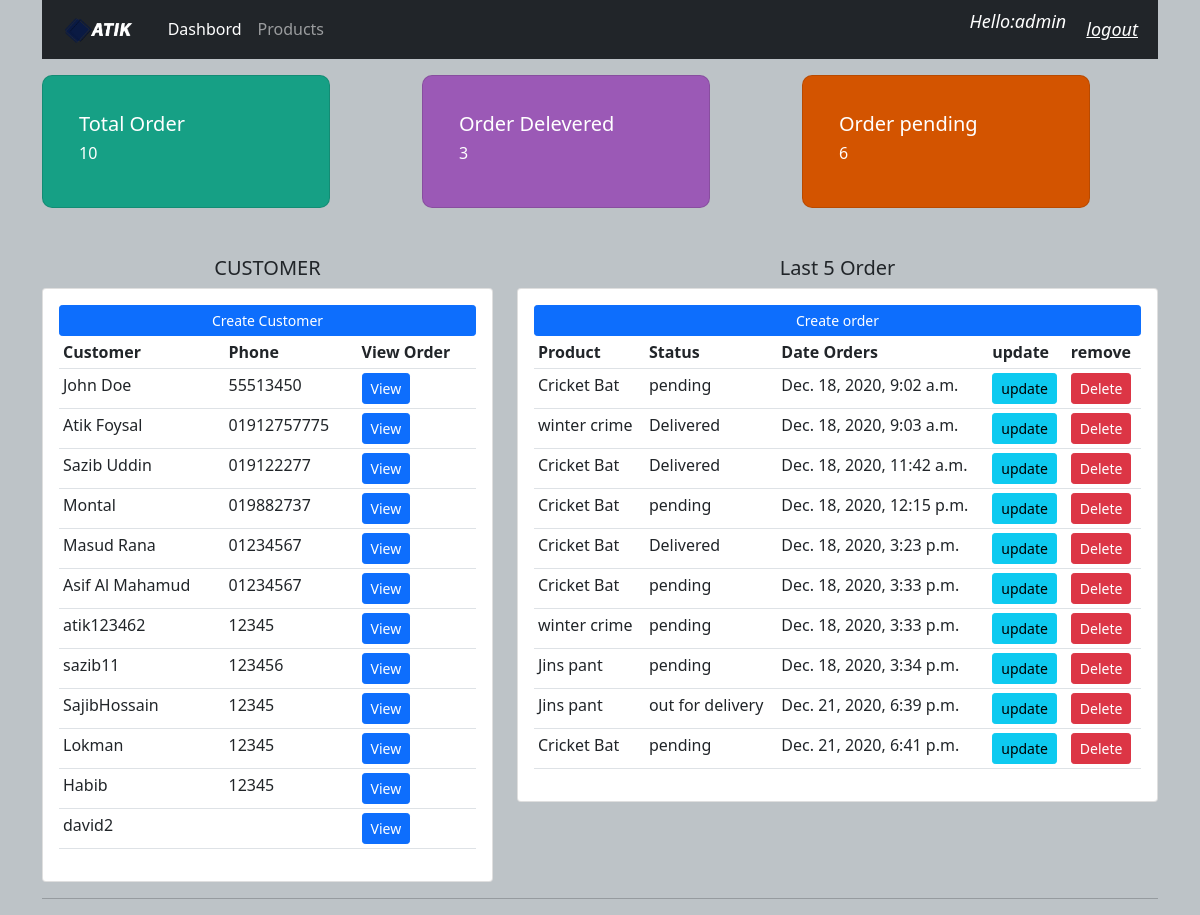
Before: / (signed in) with the older database file.
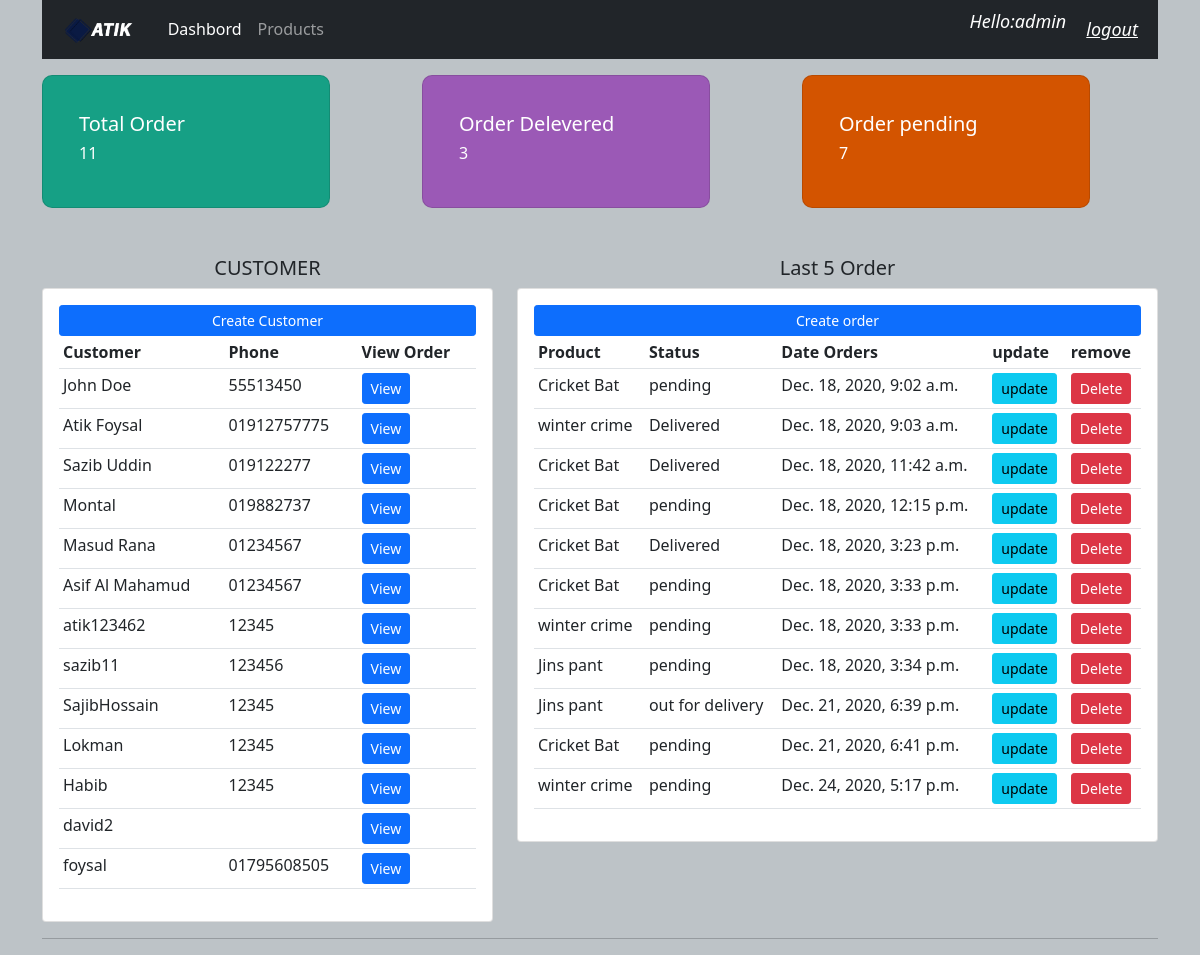
After: the same page with the newer database file.
### accounts/models.py (models this page shows, shortened)
class Customer(models.Model):
    user = models.OneToOneField(User, null=True,blank=True, on_delete=models.CASCADE, related_name='customers')
    name = models.CharField(max_length=200)
    phone = models.CharField(max_length=200)
    email = models.CharField(max_length=200)
    profile_pic = models.ImageField(default='businessman.png', null=True)
    date = models.DateTimeField(auto_now_add=True)

class Order(models.Model):
    STATUS = (
        ('pending', 'pending'),
        ('out for delivery', 'out for delivery'),
        ('Delivered', 'Delivered'),
    )
    customer = models.ForeignKey(Customer, null=True, on_delete=models.SET_NULL)
    product = models.ForeignKey(Product, null=True, on_delete=models.SET_NULL)
    date_created = models.DateTimeField(auto_now_add=True, null=True)
    status = models.CharField(max_length=200, null=True, choices=STATUS)
    notes = models.CharField(max_length=200, null=True)

class Product(models.Model):
    CATEGORY = (
        ('Indoor', 'Indoor'),
        ('Out of Door', 'Out of Door')
    )
    name = models.CharField(max_length=200)
    price = models.FloatField(null=True)
    category = models.CharField(max_length=200, null=True, choices=CATEGORY)
    description = models.CharField(max_length=200, null=True)
    date_created = models.DateTimeField(auto_now_add=True, null=True)
    tag = models.ManyToManyField(Tag)
    def __str__(self):
        return self.name

### accounts/decorators.py (the view)
    def wrapper_func(request, *args, **kwargs):
        group = None
        if request.user.groups.exists():
            group = request.user.groups.all()[0].name
        if group == 'customer':
            return redirect('user-page')
        if group == 'admin':
            return view_func(request, *args, **kwargs)

### accounts/views.py (called while the page is built)
@login_required(login_url='login')
@admin_only
def home(request):
    orders = Order.objects.all()
    customers = Customer.objects.all()
    total_customers = customers.count()
    total_ordered = orders.count()
    delivered = orders.filter(status='Delivered').count()
    pending = orders.filter(status='pending').count()
    context = {'orders': orders, 'customers': customers, 'total_ordered': total_ordered, 'delivered': delivered,
               'pending': pending}
    return render(request, 'accounts/dashbord.html', context)

### templates/accounts/dashbord.html
{% extends 'accounts/main.html' %}
{% block content %}
{% include 'accounts/status.html' %}
<div class="container">
    <div class="row">
    <div class="col-md-5 mt-5">
        <h5 class="text-center">CUSTOMER</h5>
        <div class="card card-body">
            <a href="" class="btn btn-primary btn btn-sm btn-block">Create Customer </a>
            <table class="table table-sm">
               <tr>
                   <th>Customer</th>
                <th>Phone</th>
                   <th>View Order</th>
               </tr>
            {% for customer in customers %}
            <tr>
                <td>{{customer.name }}</td>
                <td>{{customer.phone }}</td>
                <td><a class="btn btn-sm btn-primary" href="{% url 'customer' customer.id %}">View</a> </td>
            </tr>
            {% endfor %}
                 </table>
        </div>
    </div>
    <div class="col-md-7 mt-5">
        <h5 class="text-center">Last 5 Order</h5>
        <div class="card card-body">
            <a href="{% url 'create-order' %}" class="btn btn-primary btn btn-sm btn-block">Create order </a>
            <table class="table table-sm">
                <th>Product</th>
                <th>Status</th>
                <th>Date Orders</th>
                <th>update</th>
                <th>remove</th>
                {% for order in orders %}
                <tr>
                    <td>{{ order.product}}</td>
                    <td>{{ order.status}}</td>
                    <td>{{ order.date_created}}</td>
                    <td><a class="btn btn-sm btn-info" href="{% url 'update-order' order.id %}">update</a> </td>
                    <td><a class="btn btn-sm btn-danger" href="{% url 'delete' order.id %}">Delete</a> </td>
                </tr>
                {% endfor %}
            </table>
    </div>
</div>
</div>
{% endblock %}

Changed rows visible on the page:
added Customer: name "foysal", phone "01795608505"
added Order: product "winter crime", status "pending", date_created "Dec. 24, 2020, 5:17 p.m."
Other visible differences:
{{ total_ordered }}: "10" → "11"
{{ pending }}: "6" → "7"
